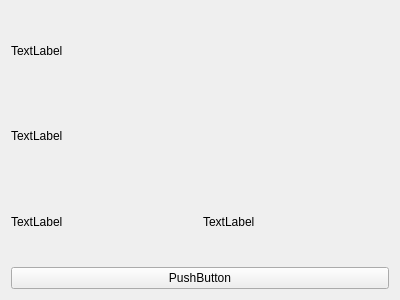
<?xml version="1.0" encoding="UTF-8"?>
<ui version="4.0">
 <class>EnforcementWarningMessageWidget</class>
 <widget class="QWidget" name="EnforcementWarningMessageWidget">
  <property name="geometry">
   <rect>
    <x>0</x>
    <y>0</y>
    <width>400</width>
    <height>300</height>
   </rect>
  </property>
  <property name="windowTitle">
   <string>Form</string>
  </property>
  <layout class="QGridLayout" name="gridLayout_2">
   <item row="0" column="0">
    <layout class="QGridLayout" name="gridLayout">
     <item row="1" column="0" colspan="2">
      <widget class="QLabel" name="warning2Label">
       <property name="text">
        <string>TextLabel</string>
       </property>
      </widget>
     </item>
     <item row="0" column="0" colspan="2">
      <widget class="QLabel" name="warning1Label">
       <property name="text">
        <string>TextLabel</string>
       </property>
      </widget>
     </item>
     <item row="2" column="0">
      <widget class="QLabel" name="sdCardLabel">
       <property name="text">
        <string>TextLabel</string>
       </property>
      </widget>
     </item>
     <item row="2" column="1">
      <widget class="QLabel" name="sdCardValueLabel">
       <property name="text">
        <string>TextLabel</string>
       </property>
      </widget>
     </item>
     <item row="3" column="0" colspan="2">
      <widget class="QPushButton" name="pushButton">
       <property name="text">
        <string>PushButton</string>
       </property>
      </widget>
     </item>
    </layout>
   </item>
  </layout>
 </widget>
 <resources/>
 <connections/>
</ui>
